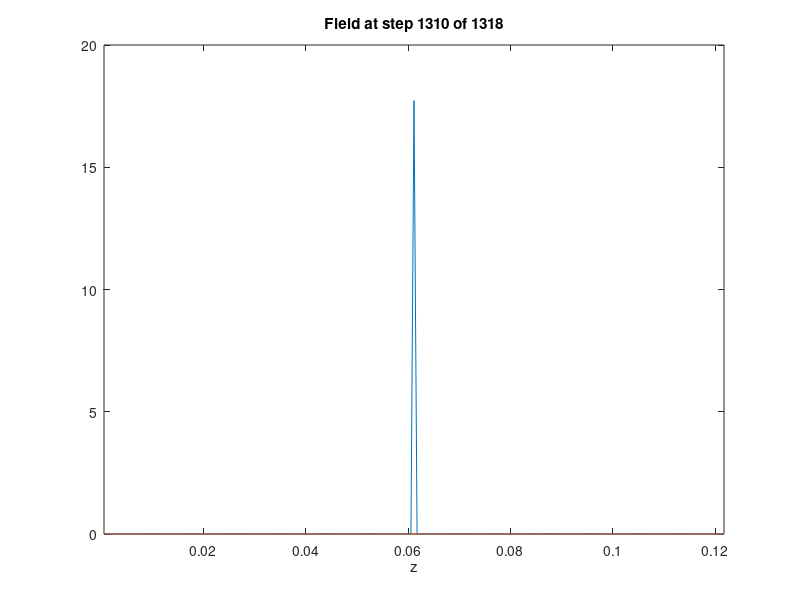

Write MATLAB code to recreate this figure.
%fdtd1d_step2.m
% Add Gaussian source to FDTD Engine
%initialize matlab/octave
close all;
clc;
clear all;

%units MKS
meters = 1;
centimeters = 1e-2*meters;
millimeters = 1e-3*meters;
inches = 2.54 * centimeters;
feet = 12 * inches;

seconds = 1;

hertz = 1 / seconds;
kilohertz = 1e3 * hertz;
megahertz = 1e6 * hertz;
gigahertz = 1e9 * hertz;

%constants
c0 = 29979458 * meters/seconds; %speed of light
e0 = 8.8541878176e-12 * 1 / meters; %permitivity
u0 = 1.2566370614e-6 * 1 / meters; %permeability

%Open a figure
figure('color', 'w')
%%%%%%%% Dashboard %%%%%%%%%%%%%%
%Source Parameters
fmax = 5.0 * gigahertz;

%Grid Parameters
nmax = 1; %max refraction index
NLAM = 10; % grid resolution of ten points
NBUFZ = [100 100]; %buffer zone, 100 points before and after.

%%%%% Compute opimized grid %%%%%%
%Nominal resolution
lam0 = c0/fmax; %wavelength at max freq;
dz = lam0 / nmax / NLAM;

%Compute grid size
Nz = sum(NBUFZ) + 3; %number of point on the grid

% Comupute Grid Axis
za = [0:Nz-1] * dz;

%%%%%% Buid device on grid %%%%%
%initialize material to free space
ER = ones(1, Nz);%relative permeability air
UR = ones(1, Nz);%relative permitivity

%%% Compute the source
%compute time step (dt)
nbc = sqrt(UR(1)*ER(1));
dt = nbc*dz/(2*c0); % one new cell in two time clicks

%compute source parameters
tau = 0.5/fmax;
t0 = 5*tau;

%Compute the number of time steps
tprop =nmax*Nz*dz/c0; %time it takes to traverse the grid
t = 2*t0 + 3*tprop;
STEPS = ceil(t/dt); %rounded total number of steps

%Compute the source
t = [0:STEPS-1]*dt; %time axis (reused variable t)
nz_src = round(Nz/2);
Esrc = exp(-((t- t0)/tau).^2);

%%%% Initialize FDTD parameters %%%%%%
%Cimpute update coefficients
mEy = (c0*dt)./ER; 
mHx = (c0*dt)./UR; 

%Initialize fields
Ey = zeros(1, Nz);
Hx = zeros(1, Nz);


%%%% Perform FDTD Analysis %%%%%
%%% Main Loop
for T = 1 : STEPS
  % Update H from E
  for nz = 1: Nz-1
    Hz(nz) = Hx(nz) + mHx(nz)*( Ey(nz+1) - Ey(nz))/dz;
  endfor
  Hz(Nz) = Hx(Nz) + mHx(Nz)*( 0 - Ey(Nz))/dz;
  %Update E from H
  Ey(1) = Ey(1) + mEy(1)*(Hx(1) - 0)/dz;
  for nz = 2 : Nz
    Ey(nz) = Ey(nz) + mEy(nz)*(Hx(nz) - Hx(nz-1))/dz;
  endfor
  
  %inject source
  Ey(nz_src) = Ey(nz_src) + Esrc(T);
  
  %Show status
  if ~mod(T,10)
    %show fields
    %draw1d(ER, Ey, Hz, dz);
    hor_axis = dz:dz:Nz*dz;
    plot(hor_axis, Ey, hor_axis, Hx);
    xlim([dz Nz*dz]);
    xlabel('z');
    title(['Field at step ' num2str(T) ' of ' num2str(STEPS)]);
    drawnow
  endif
endfor